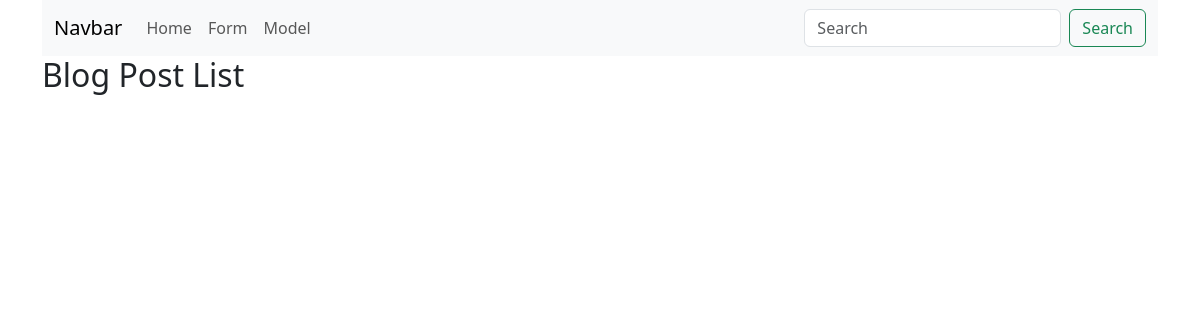
/blog/, run on an earlier commit of the app's database.
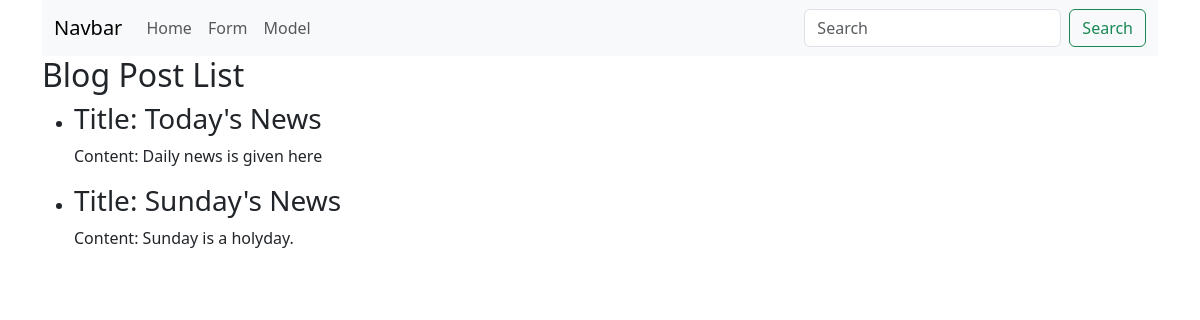
And on a later commit of the database.
### first/models.py (models this page shows, shortened)
class BlogPost(models.Model):
    title = models.CharField(max_length=200)
    content = models.TextField()

### first/views.py (the view)
# urls.py: path('blog/', views.blog_post_list, name='blog_post_list'),
def blog_post_list(request):
    posts = BlogPost.objects.all()
    return render(request, 'model.html', {'posts': posts})

### first/templates/model.html (shortened to what this page needs)
{% extends 'base.html' %}
{% block content %}
<h2>Blog Post List</h2>
    <ul>
        {% for post in posts %}
            <li>
              <h3>Title: {{ post.title }}</h3>
              <p>Content: {{ post.content }}</p>
            </li>
        {% endfor %}
    </ul>
    <br>
    <br>
{% endblock %}

### first/templates/base.html (shortened to what this page needs)
<!DOCTYPE html>
<html lang="en">
<head>
    <link href="https://cdn.jsdelivr.net/npm/bootstrap@5.3.2/dist/css/bootstrap.min.css" rel="stylesheet">
</head>
<body>
    <div class="container">
        <nav class="navbar navbar-expand-lg bg-body-tertiary">
            <div class="container-fluid">
              <a class="navbar-brand" href="#">Navbar</a>
              <div class="collapse navbar-collapse" id="navbarSupportedContent">
                <ul class="navbar-nav me-auto mb-2 mb-lg-0">
                  <li class="nav-item">
                    <a class="nav-link" aria-current="page" href="{% url 'home' %}">Home</a>
                  </li>
                  <li class="nav-item">
                    <a class="nav-link" href="{% url 'form' %}">Form</a>
                  </li>
                  <li class="nav-item">
                    <a class="nav-link" href="{% url 'model' %}">Model</a>
                  </li>
                </ul>
                <form class="d-flex" role="search">
                  <input class="form-control me-2" type="search" placeholder="Search" aria-label="Search">
                  <button class="btn btn-outline-success" type="submit">Search</button>
                </form>
              </div>
            </div>
          </nav>
          {% block content %}{% endblock %}
    </div>
</body>
</html>

What changed in the data, as far as the page shows it:
added BlogPost: title "Today's News", content "Daily news is given here"
added BlogPost: title "Sunday's News", content "Sunday is a holyday."
